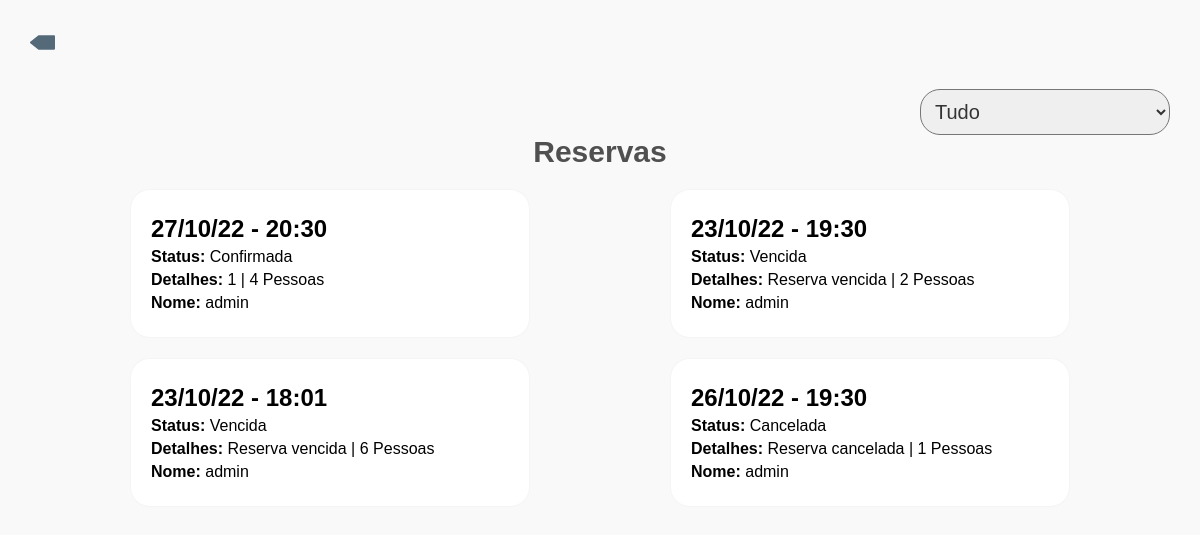
/admin/admin_reservas.php (signed in), run on the app's committed database.
### tables this page shows
CREATE TABLE `reservas` (
  `id` int(11) NOT NULL,
  `id_usuario` int(11) NOT NULL,
  `data_reserva` date NOT NULL,
  `horario` time NOT NULL,
  `quantidade` int(11) NOT NULL,
  `mesa` varchar(50) NOT NULL DEFAULT 'Aguardando confirmacao',
  `status` int(11) NOT NULL DEFAULT 1,
  `data_cadastro` date NOT NULL
);

CREATE TABLE `usuarios` (
  `id` int(11) NOT NULL,
  `nome` varchar(100) NOT NULL,
  `email` varchar(100) NOT NULL,
  `senha` varchar(100) NOT NULL,
  `telefone` varchar(20) NOT NULL,
  `permissao` int(11) NOT NULL DEFAULT 0,
  `data_cadastro` date NOT NULL
);

### config/classes.php (called while the page is built, shortened)
<?php
    class Processos{
        public function mask_data($data_inicial){
            $data = date("d/m/y" , strtotime($data_inicial));
            return $data;
        }
        public function mask_hora($hora_inicial){
            $hora = date("H:i" , strtotime($hora_inicial));
            return $hora;
        }
    }
?>

### admin/admin_reservas.php (the view, shortened to what this page needs)
<?php
    include_once("../config/conexao.php");
    include_once("../config/classes.php");
      $mask = new Processos;
    $filtro = filter_input_array(INPUT_GET, FILTER_SANITIZE_STRIPPED);
    $hoje = date("Y-m-d");
    $select = array("", "", "", "");
    if (!isset($filtro['f']) || $filtro['f'] <= 0 || $filtro['f'] > 3) {
        $consulta_reservas = $conexao->query("SELECT * FROM reservas ORDER BY status ASC");
        $reservas = $consulta_reservas->fetchAll(PDO::FETCH_ASSOC);
    }else if ($filtro['f'] == 1) {
        $consulta_reservas = $conexao->prepare("SELECT * FROM reservas WHERE data_reserva = ? ORDER BY status ASC");
        $consulta_reservas->execute(array($hoje));
        $reservas = $consulta_reservas->fetchAll(PDO::FETCH_ASSOC);
        $select[$filtro['f']] = "Selected";
    }else if ($filtro['f'] == 2) {
        $sete_dias = date("Y-m-d", strtotime($hoje) + (7*24*60*60));
        $consulta_reservas = $conexao->prepare("SELECT * FROM reservas WHERE data_reserva BETWEEN ? AND ? ORDER BY status ASC");
        $consulta_reservas->execute(array($hoje, $sete_dias));
        $reservas = $consulta_reservas->fetchAll(PDO::FETCH_ASSOC);
        $select[$filtro['f']] = "Selected";
    }else if ($filtro['f'] == 3) {
        $mes = date("Y-m-d", strtotime($hoje) + (30*24*60*60));
        $consulta_reservas = $conexao->prepare("SELECT * FROM reservas WHERE data_reserva BETWEEN ? AND ? ORDER BY status ASC");
        $consulta_reservas->execute(array($hoje, $mes));
        $reservas = $consulta_reservas->fetchAll(PDO::FETCH_ASSOC);
        $select[$filtro['f']] = "Selected";
    }
    $status = array("Confirmada", "Aguardando Confirmação", "Vencida", "Cancelada");
?>
<!DOCTYPE html>
<html lang="pt">
<head>
    <link rel="stylesheet" href="../css/style.css">
    <link rel="stylesheet" href="../css/menu.css">
    <link rel="stylesheet" href="../css/painel.css">
</head>
<body>
<a href="painel.php"><img src="../icons/backward-svgrepo-com.svg" style="margin-top: 30px; margin-left:30px;" width="25px"></a>
    <main class="corpo">
        <form action="#" method="post" class="filtro">
            <select name="filtro" id="filtro" onchange="filtro_reservas(this.value)">
                <option value="0" <?=$select[0]?>>Tudo</option>
            </select>
        </form>
        <section class="secao_reservas">
            <h2 class="h2-reservas">Reservas</h2>
            <div class="reservas">
            <?php
          foreach ($reservas as $key => $value) {
            $consulta_usuario = $conexao->query("SELECT * FROM usuarios WHERE id = ".$value['id_usuario']);
            $usuario = $consulta_usuario->fetch(PDO::FETCH_ASSOC);
            ?>
              <div class="box-reserva">
                          <h2><?=$mask->mask_data($value['data_reserva'])?> - <?=$mask->mask_hora($value['horario'])?></h2>
                          <p><strong>Status:</strong> <span class="status"><?=$status[$value['status']]?></span></p>
                          <p><strong>Detalhes:</strong> <span class="detalhes"><?=$value['mesa']?></span> | <span class="detalhes"><?=$value['quantidade']?> Pessoas</span></p>
                          <p><strong>Nome:</strong> <span class="detalhes"><?=$usuario['nome']?></span></p>
                </div>
            <?php
          }
        ?>
        </div>
        </section>
        </main>
</body>
</html>

### css/style.css (style rules this page uses)
* { margin: 0; padding: 0; box-sizing: border-box; font-family: "Raleway", sans-serif; }
input, select, textarea { outline: none; }
.reserva div, a { margin: auto; }

### css/menu.css (style rules this page uses)
.filtro { width: 100%; padding-top: 30px; padding-right: 30px; display: flex; justify-content: right; }
.filtro select { width: 250px; padding: 10px; font-size: 20px; color: rgb(52, 52, 52); border-radius: 20px; }

### css/painel.css (style rules this page uses)
body { background-color: rgb(249, 249, 249); }
.h2-reservas { text-align: center; color: rgb(80, 80, 80); font-size: 30px; }
.reservas { display: flex; margin: 10px auto; width: 90%; justify-content: center; flex-wrap: wrap; }
.box-reserva { margin: 10px auto; padding: 20px; background-color: white; border-radius: 20px; border: 1px solid rgb(0 0 0 / 4%); text-align: left; width: 400px; }
.box-reserva h2, .box-reserva p { margin: 5px 0; }
.secao_reservas { text-align: center; padding-bottom: 20px; }

### data on the page
reservas: data_reserva "27/10/22", horario "20:30", status "Confirmada", mesa "1", quantidade "4", id_usuario.nome "admin"
reservas: data_reserva "23/10/22", horario "19:30", status "Vencida", mesa "Reserva vencida", quantidade "2", id_usuario.nome "admin"
reservas: data_reserva "23/10/22", horario "18:01", status "Vencida", mesa "Reserva vencida", quantidade "6", id_usuario.nome "admin"
reservas: data_reserva "26/10/22", horario "19:30", status "Cancelada", mesa "Reserva cancelada", quantidade "1", id_usuario.nome "admin"
